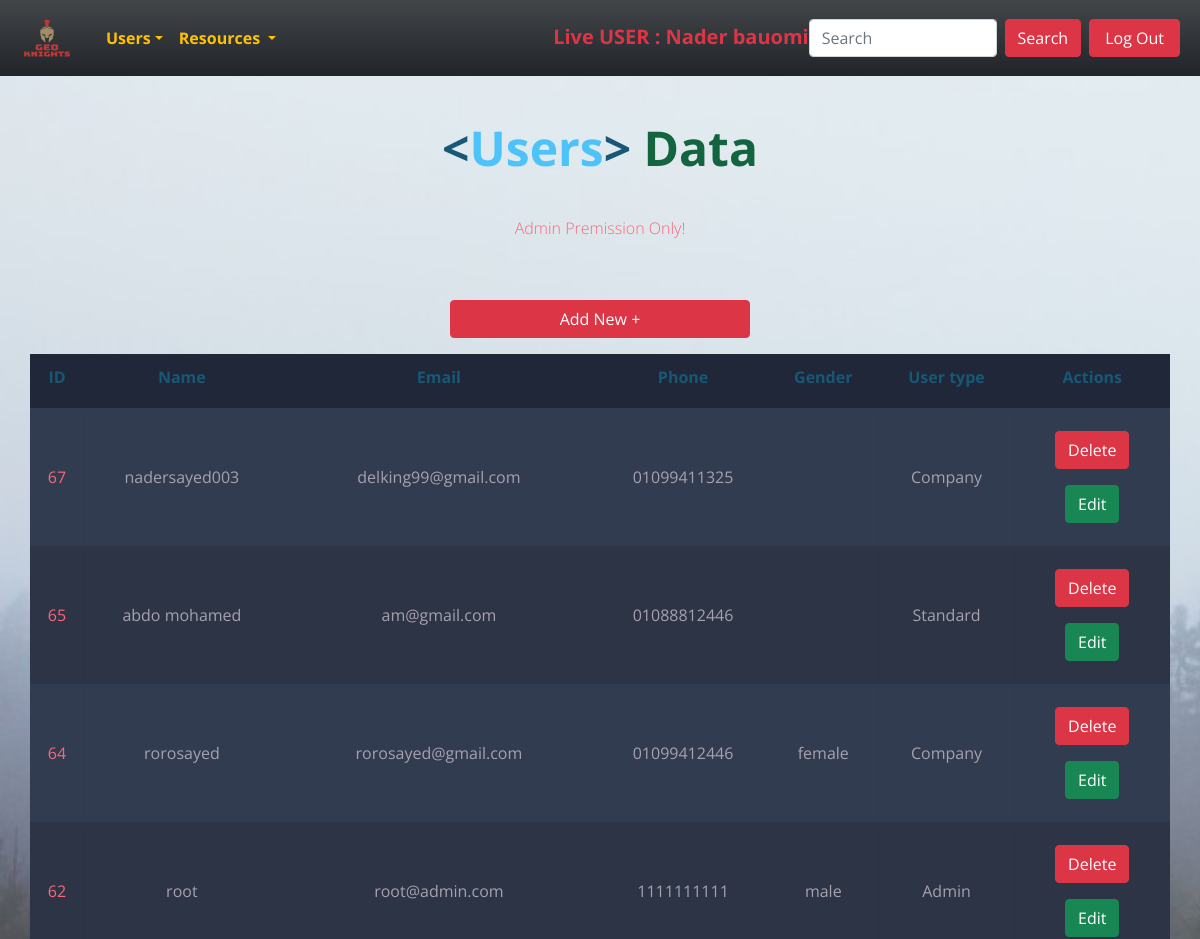
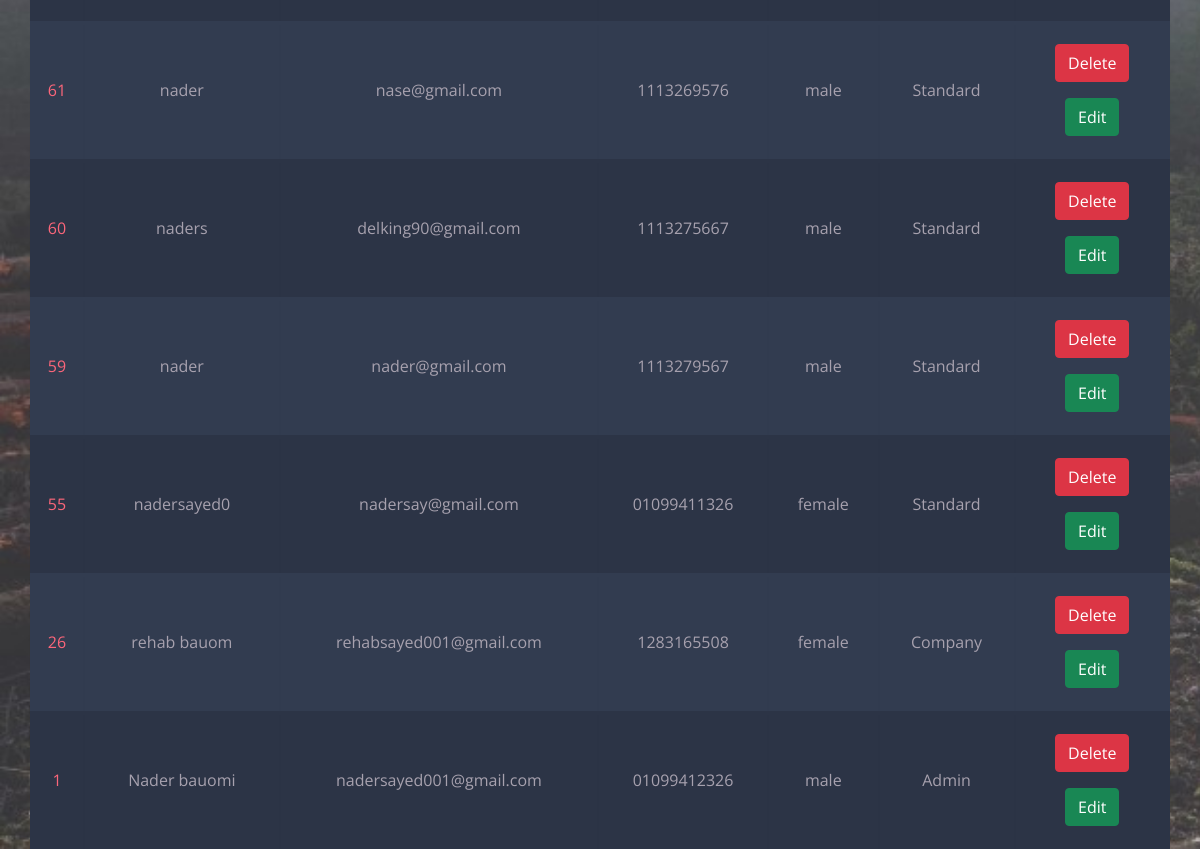
Screenshot of /admin/users/index.php (signed in) with the database file from the repository (2 pictures, top to bottom).
### tables this page shows
CREATE TABLE `users` (
  `id` int(11) NOT NULL,
  `name` char(50) NOT NULL,
  `email` char(80) NOT NULL,
  `password` char(50) NOT NULL,
  `phone` char(11) NOT NULL,
  `gender` char(40) NOT NULL,
  `user_type` int(11) DEFAULT NULL
);

CREATE TABLE `userstypes` (
  `id` int(11) NOT NULL,
  `user_type` char(100) NOT NULL
);

### helpers/paths.php (called while the page is built, shortened)
<?php
function users($dis){
    return "http://" . $_SERVER['SERVER_NAME'] . "/g2p/admin/users/" . $dis;
}
function css($dis){
    return   "http://" . $_SERVER['SERVER_NAME'] . "/g2p/assests/css/" . $dis;
}
?>

### admin/users/index.php (the view, shortened to what this page needs)
<?php
require "../../helpers/paths.php";
require '../../helpers/dbConnection.php';
require '../../layout/navAdmin.php';
$sql = "select  users.* ,usersTypes.id as userID , usersTypes.user_type as role from users inner join usersTypes on users.user_type = usersTypes.id  order by users.id desc ";
$op = mysqli_query($con, $sql);
?>
<!DOCTYPE html>
<html lang="en">
<head>
    <link rel="stylesheet" href="<?php echo css('display.css') ?>">
</head>
<body>
    <h1 class="m-5"><span class="blue">&lt;</span>Users<span class="blue">&gt;</span> <span class="yellow">Data</span>
    </h1>
    <h2>Admin Premission Only! <br><br>
    </h2>
    <div class="mx-auto  m-3">
        <a href="<?php echo users('create.php') ?>" class="btn btn-danger d-block mx-auto w-25 ">Add New +</a>
    </div>
    <table class="container">
        <thead>
            <tr>
                <th>
                    <h1>ID</h1>
                </th>
                <th>
                    <h1>Name</h1>
                </th>
                <th>
                    <h1>Email</h1>
                </th>
                <th>
                    <h1>Phone</h1>
                </th>
                <th>
                    <h1>Gender</h1>
                </th>
                <th>
                    <h1>User type</h1>
                </th>
                <th>
                    <h1>Actions</h1>
                </th>
            </tr>
        </thead>
        <tbody>
            <?php while ($data = mysqli_fetch_assoc($op)) { ?>
                <tr class="text-center">
                    <td><?php echo $data['id']; ?></td>
                    <td><?php echo $data['name']; ?></td>
                    <td><?php echo $data['email']; ?></td>
                    <td><?php echo $data['phone']; ?></td>
                    <td><?php echo $data['gender']; ?></td>
                    <td><?php echo $data['role']; ?></td>
                    <td>
                        <a href="delete.php?id=<?php echo $data['id'] ?>" class="btn btn-danger m-2 ">Delete</a>
                        <a href="edit.php?id=<?php echo $data['id']; ?>" class="btn btn-success m-2 ">Edit</a>
                    </td>
                </tr>
            <?php } ?>
        </tbody>
    </table>
</body>
</html>

### assests/css/display.css (style rules this page uses)
body { font-family: 'Open Sans', sans-serif; font-weight: 300; line-height: 1.42em; color: #A7A1AE; background: url(../images/bg.jpg); background-size: cover; background-repeat: no-repeat; perspective: 300px; }
h1 { font-size: 3em; font-weight: 300; line-height: 1em; color: #4DC3FA; font-weight: bold; text-align: center; }
h2 { font-size: 1em; font-weight: 300; text-align: center; display: block; line-height: 1em; padding-bottom: 2em; color: #FB667A; }
.blue { color: #185875; }
.yellow { color: #13653f; }
.container th h1 { font-weight: bold; font-size: 1em; text-align: center; color: #185875; }
.container td { font-weight: normal; font-size: 1em; -webkit-box-shadow: 0 2px 2px -2px #0E1119; -moz-box-shadow: 0 2px 2px -2px #0E1119; box-shadow: 0 2px 2px -2px #0E1119; }
.container { text-align: center; width: 100%; margin: 0 auto; display: table; padding: 0 0 8em 0; width: 100%; }
.container td, .container th { padding: 30px 10px; }
.container tr:nth-child(odd) { background-color: #323C50; }
.container tr:nth-child(even) { background-color: #2C3446; }
.container th { background-color: #1F2739; }
.container td:first-child { color: #FB667A; padding-left: 15px; }
.container td:last-child { display: flex; flex-direction: column; align-items: center; justify-content: space-evenly; padding: 30% 10px; }

### admin/users/index.php (style rules this page uses)
.container th, .container td { padding: 15px 10px !important; }

### rows the page displays
users: id "67", name "nadersayed003", email "delking99@gmail.com", phone "01099411325", user_type.user_type "Company"
users: id "65", name "abdo mohamed", email "am@gmail.com", phone "01088812446", user_type.user_type "Standard"
users: id "64", name "rorosayed", email "rorosayed@gmail.com", phone "01099412446", gender "female", user_type.user_type "Company"
users: id "62", name "root", email "root@admin.com", phone "1111111111", gender "male", user_type.user_type "Admin"
users: id "61", name "nader", email "nase@gmail.com", phone "1113269576", gender "male", user_type.user_type "Standard"
users: id "60", name "naders", email "delking90@gmail.com", phone "1113275667", gender "male", user_type.user_type "Standard"
users: id "59", name "nader", email "nader@gmail.com", phone "1113279567", gender "male", user_type.user_type "Standard"
users: id "55", name "nadersayed0", email "nadersay@gmail.com", phone "01099411326", gender "female", user_type.user_type "Standard"
users: id "26", name "rehab bauom", email "rehabsayed001@gmail.com", phone "1283165508", gender "female", user_type.user_type "Company"
users: id "1", name "Nader bauomi", email "nadersayed001@gmail.com", phone "01099412326", gender "male", user_type.user_type "Admin"

### other values shown
$_SESSION['users']["name"] "Nader bauomi"
